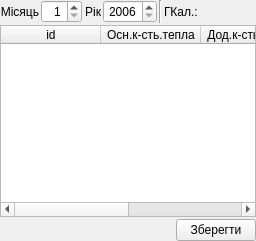
  <widget class="QDockWidget" name="dockWidget_pokaz_lich_table">
   <property name="features">
    <set>QDockWidget::DockWidgetFloatable|QDockWidget::DockWidgetMovable</set>
   </property>
   <property name="windowTitle">
    <string>Таблиця ПОКАЗНИКИ ЛІЧИЛЬНИКІВ (ОПАЛ.)</string>
   </property>
   <attribute name="dockWidgetArea">
    <number>2</number>
   </attribute>
   <widget class="QWidget" name="dockWidgetContents">
    <layout class="QGridLayout">
     <property name="margin">
      <number>0</number>
     </property>
     <property name="spacing">
      <number>2</number>
     </property>
     <item row="0" column="0">
      <layout class="QHBoxLayout">
       <property name="spacing">
        <number>2</number>
       </property>
       <property name="margin">
        <number>0</number>
       </property>
       <item>
        <widget class="QLabel" name="label_month_diuch_taryf">
         <property name="text">
          <string>Місяць</string>
         </property>
         <property name="alignment">
          <set>Qt::AlignRight|Qt::AlignTrailing|Qt::AlignVCenter</set>
         </property>
        </widget>
       </item>
       <item>
        <widget class="QSpinBox" name="spinBox_month_pokaz_lich">
         <property name="sizePolicy">
          <sizepolicy hsizetype="Minimum" vsizetype="Fixed">
           <horstretch>0</horstretch>
           <verstretch>0</verstretch>
          </sizepolicy>
         </property>
         <property name="minimumSize">
          <size>
           <width>35</width>
           <height>0</height>
          </size>
         </property>
         <property name="alignment">
          <set>Qt::AlignRight|Qt::AlignTrailing|Qt::AlignVCenter</set>
         </property>
         <property name="minimum">
          <number>1</number>
         </property>
         <property name="maximum">
          <number>12</number>
         </property>
         <property name="value">
          <number>1</number>
         </property>
        </widget>
       </item>
       <item>
        <widget class="QLabel" name="label_year_diuch_taryf">
         <property name="text">
          <string>Рік</string>
         </property>
         <property name="alignment">
          <set>Qt::AlignRight|Qt::AlignTrailing|Qt::AlignVCenter</set>
         </property>
        </widget>
       </item>
       <item>
        <widget class="QSpinBox" name="spinBox_year_pokaz_lich">
         <property name="minimumSize">
          <size>
           <width>50</width>
           <height>0</height>
          </size>
         </property>
         <property name="alignment">
          <set>Qt::AlignRight|Qt::AlignTrailing|Qt::AlignVCenter</set>
         </property>
         <property name="minimum">
          <number>2006</number>
         </property>
         <property name="maximum">
          <number>2100</number>
         </property>
         <property name="value">
          <number>2006</number>
         </property>
        </widget>
       </item>
       <item>
        <widget class="Line" name="line_6">
         <property name="orientation">
          <enum>Qt::Vertical</enum>
         </property>
        </widget>
       </item>
       <item>
        <widget class="QLabel" name="pokaz_lich_label_norm_taryf_gkal">
         <property name="text">
          <string>ГКал.:</string>
         </property>
        </widget>
       </item>
       <item>
        <spacer>
         <property name="orientation">
          <enum>Qt::Horizontal</enum>
         </property>
         <property name="sizeHint" stdset="0">
          <size>
           <width>40</width>
           <height>20</height>
          </size>
         </property>
        </spacer>
       </item>
      </layout>
     </item>
     <item row="1" column="0">
      <widget class="QTableWidget" name="tableWidget_pokaz_lich">
       <property name="statusTip">
        <string>Таблиця ДІЮЧИЙ ТАРИФ</string>
       </property>
       <property name="editTriggers">
        <set>QAbstractItemView::DoubleClicked|QAbstractItemView::EditKeyPressed|QAbstractItemView::SelectedClicked</set>
       </property>
       <property name="showDropIndicator" stdset="0">
        <bool>false</bool>
       </property>
       <property name="alternatingRowColors">
        <bool>true</bool>
       </property>
       <property name="selectionMode">
        <enum>QAbstractItemView::NoSelection</enum>
       </property>
       <property name="selectionBehavior">
        <enum>QAbstractItemView::SelectRows</enum>
       </property>
       <column>
        <property name="text">
         <string>id</string>
        </property>
       </column>
       <column>
        <property name="text">
         <string>Осн.к-сть.тепла</string>
        </property>
       </column>
       <column>
        <property name="text">
         <string>Дод.к-сть.тепла</string>
        </property>
       </column>
       <column>
        <property name="text">
         <string>pidrozdil_ID</string>
        </property>
       </column>
      </widget>
     </item>
     <item row="2" column="0">
      <layout class="QHBoxLayout">
       <property name="spacing">
        <number>2</number>
       </property>
       <property name="margin">
        <number>0</number>
       </property>
       <item>
        <spacer>
         <property name="orientation">
          <enum>Qt::Horizontal</enum>
         </property>
         <property name="sizeHint" stdset="0">
          <size>
           <width>40</width>
           <height>20</height>
          </size>
         </property>
        </spacer>
       </item>
       <item>
        <widget class="QPushButton" name="pushButton_pokaz_lich_save">
         <property name="enabled">
          <bool>true</bool>
         </property>
         <property name="focusPolicy">
          <enum>Qt::ClickFocus</enum>
         </property>
         <property name="statusTip">
          <string>Зберегти діючі тарифи</string>
         </property>
         <property name="text">
          <string>Зберегти</string>
         </property>
         <property name="icon">
          <iconset resource="../tkeAbonent/tke/tke_rc">
           <normaloff>:/pictures/pictures/floppy.png</normaloff>:/pictures/pictures/floppy.png</iconset>
         </property>
         <property name="iconSize">
          <size>
           <width>12</width>
           <height>12</height>
          </size>
         </property>
         <property name="flat">
          <bool>false</bool>
         </property>
        </widget>
       </item>
      </layout>
     </item>
    </layout>
   </widget>
  </widget>
